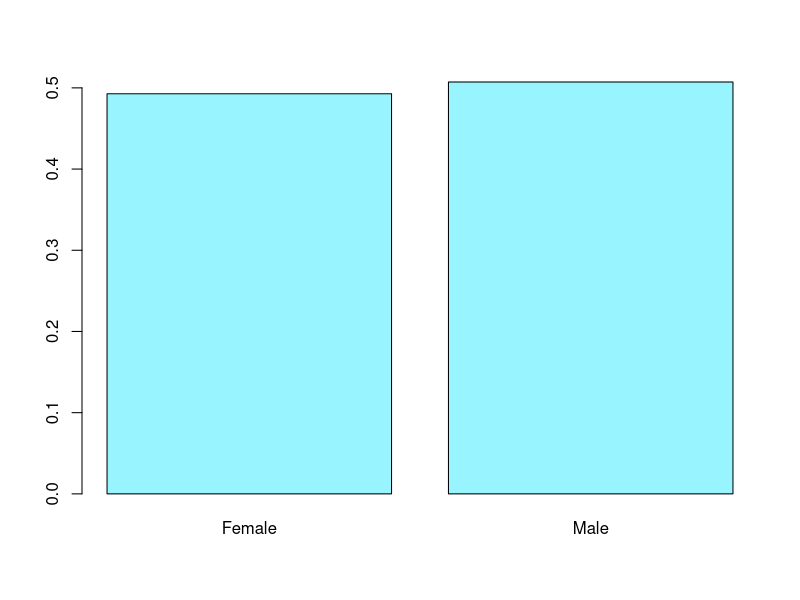
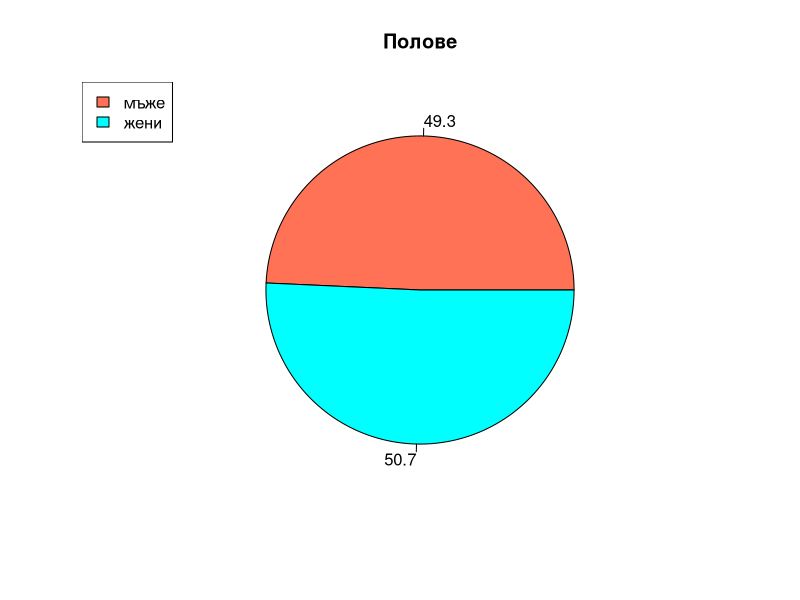
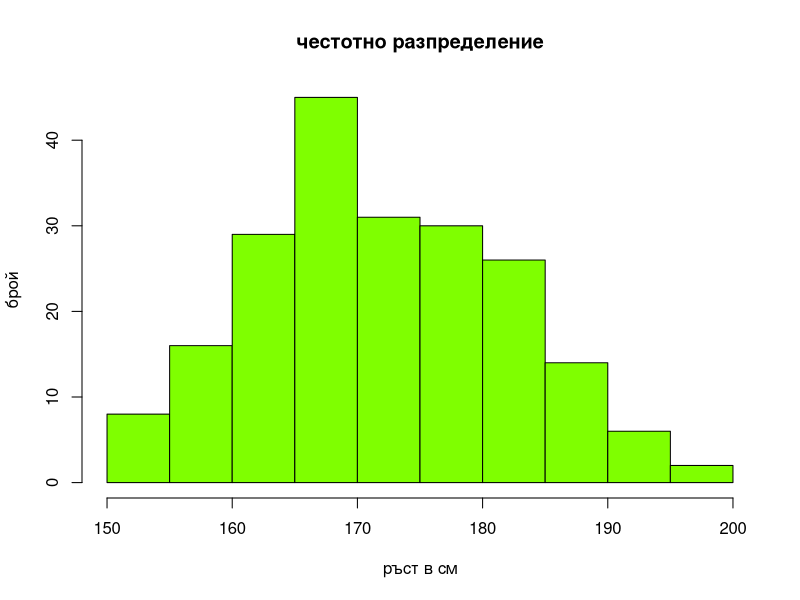
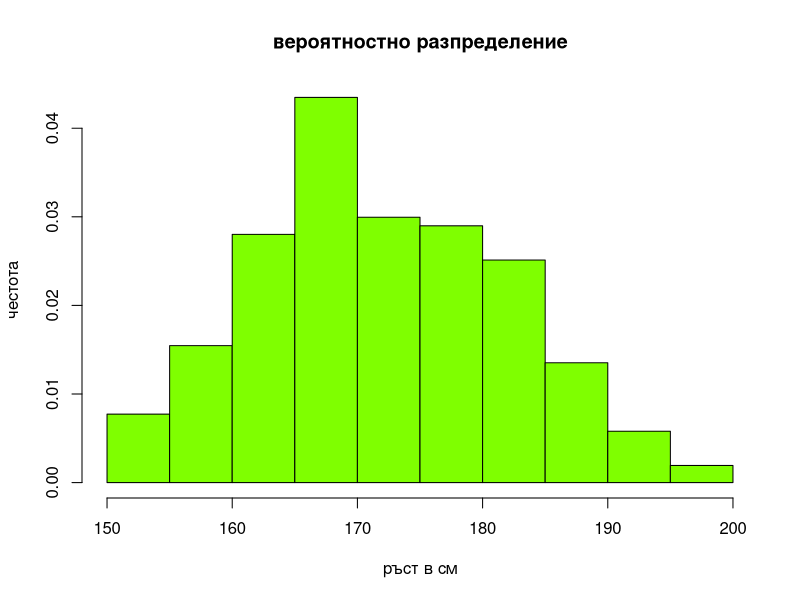
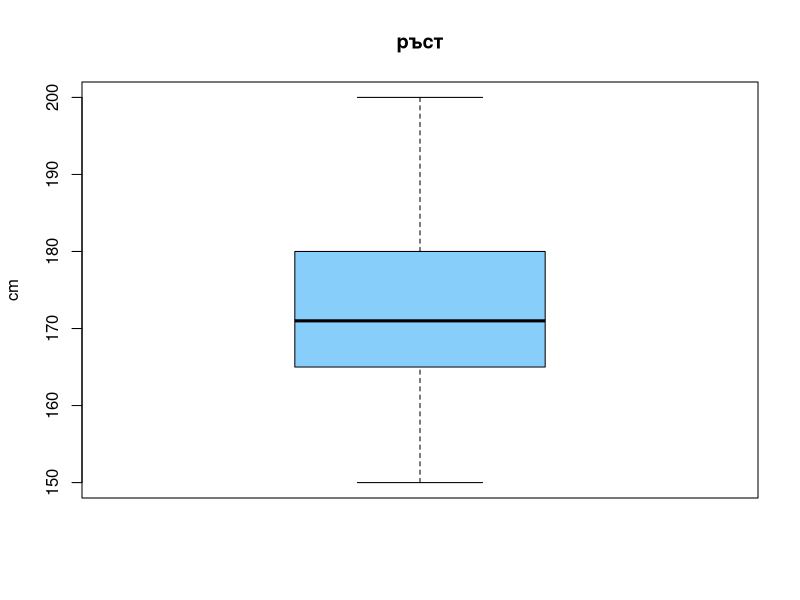
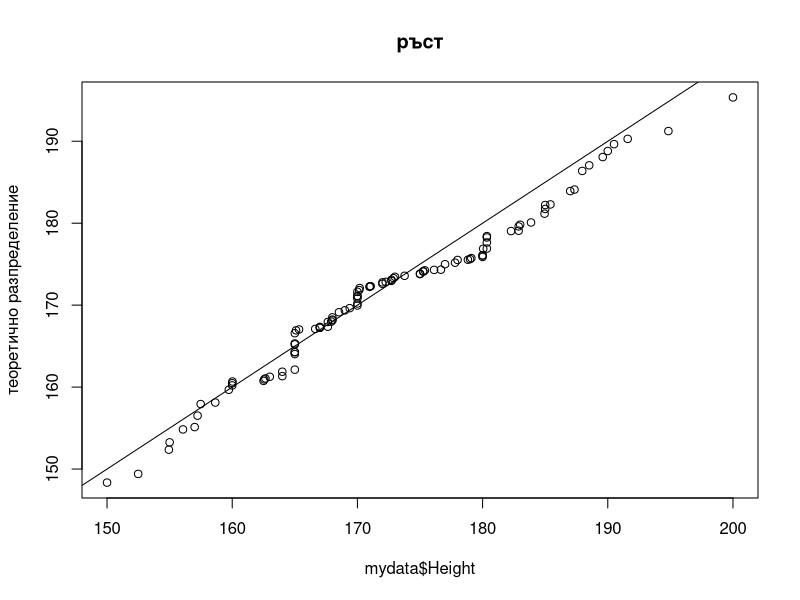
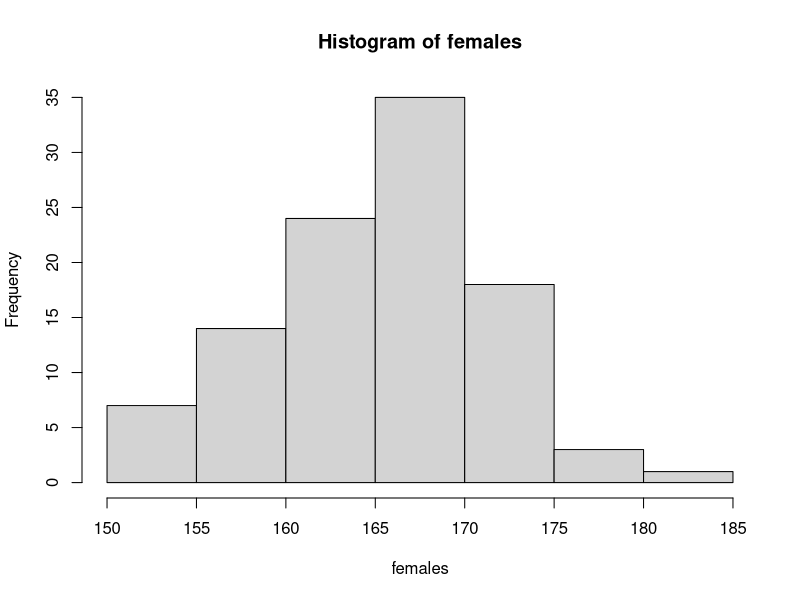
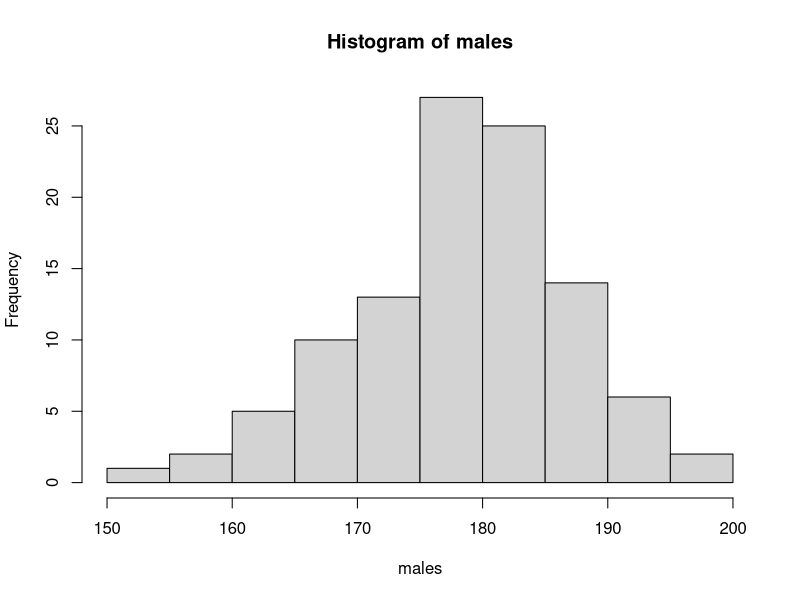

The R script that drew these images, in order: (Note: this script raises an error after producing the figures.)
# TODO 
# 
# 


# all columns in dataframe survey
# Sex, Wr.Hnd, NW.Hnd, W.Hnd, Fold, Pulse, Clap, Exer, Smoke, Height, M.I, Age

# wanted columns
# Sex(cat), Wr.Hnd(num cont), Pulse(num cont), Exer(cat), Smoke(cat), Height(num cont), Age(num cont)
 

# from the package MASS we are using the dataset survey
install.packages("MASS")

library("MASS") # or require("MASS")

# getting the wanted columns and removing NA values
columns_to_keep <- c("Sex", "Wr.Hnd", "Height")
mydata <- survey[columns_to_keep]

mydata <- subset(mydata, !is.na(mydata$Sex) & 
                                        !is.na(mydata$Wr.Hnd) & 
                                        !is.na(mydata$Height))

# to write to csv file
write.csv(mydata, 'D:\\surveyData.csv', row.names = FALSE)

# exercise, age, pulse
survey_observations <- dim(survey)[1]
survey_observations_ <- dim(mydata)[1]


# 0. Анализ на една променлива
    # Sex (категорийна)
        # summary
        summary(mydata$Sex)

        # barplot
        table_sex <- table(mydata$Sex)
        barplot(height = prop.table(table(mydata$Sex)), col = "cadetblue1")

        # piechart
        percents <- round(100*table_sex / sum(table_sex), 1)
        colors <- c("coral1", "cyan1")

        pie(x = table_sex, main = "Полове", labels = percents, col = colors)
        legend(x = "topleft", legend = c("мъже", "жени"), cex = 1, fill = colors)

        # резултатите показват, че разпределението е поравно между момичетата и момчетата

    # Height (числова непрекъсната)
        # summary
        summary(mydata$Height)

        # hist
        hist(mydata$Height, main = "честотно разпределение", xlab = "ръст в см", ylab = "брой", col = "chartreuse1")
        hist(mydata$Height, main = "вероятностно разпределение", xlab = "ръст в см", ylab = "честота",
            col = "chartreuse1", prob = T)

        # boxplot
        boxplot(mydata$Height, main = "ръст", ylab = "cm", col = "lightskyblue")

        # qqplot
        normal_distrib <- rnorm(n = 10^2, mean = mean(mydata$Height), sd = sd(mydata$Height))
        qqplot(mydata$Height, normal_distrib, main = "ръст", ylab = "теоретично разпределение")
        abline(a = 0, b = 1)

        # tests
        alpha <- 0.05

        # for normal distribution
        shapiro.test(mydata$Height)

        females <- mydata$Height[which(mydata$Sex == 'Female')]
        males <- mydata$Height[which(mydata$Sex == 'Male')]

        shapiro.test(females)
        shapiro.test(males)

        t.test(females, males)
        hist(females)
        hist(males)

    # Wr.Hnd (числова непрекъсната)
        # summary
        summary(mydata$Wr.Hnd)
        # hist
        # boxplot
        # qqplot

# 2. Категорийни (обясняващи) VS числови (зависими)

boxplot(mydata$Height ~ mydata$Sex)
boxplot(mydata$Wr.Hnd ~ mydata$Sex)

boxplot(mydata$Pulse ~ mydata$Exer)
boxplot(mydata$Pulse ~ mydata$Smoke)


# 4. Числови (обясняващи) VS числови (зависими)

plot(mydata$Height, mydata$Wr.Hnd)

plot(mydata$Height, mydata$Pulse)
plot(mydata$Age, mydata$Pulse)

##################

# 1. Категорийни (обясняващи) VS категорийни (зависими)
barplot(prop.table(x = table(mydata$Exer, mydata$Sex), margin = 2), legend.text = T)

barplot(prop.table(x = table(survey$Exer, survey$Sex), margin = 2), legend.text = T)
barplot(prop.table(x = table(survey$Sex, survey$Exer), margin = 2), legend.text = T)


# old ideas #######################
# have to remove na
sexes <- survey$Sex
heights <- survey$Height
handWidth <- survey$Wr.Hnd

hist(heights)
mean(heights, na.rm = T)
sd(heights, na.rm = T)

hist(handWidth)
mean(handWidth, na.rm = T)
sd(handWidth, na.rm = T)

students <- data.frame(sexes, heights, handWidth)

t1 <- boxplot(students$heights ~ students$sexes)
t2 <- boxplot(students$handWidth ~ students$sexes)

# ################
# numbered variables
    # pointsPerGame
    # reboundsPerGame
# category variables
    # "guard", "forward", "center"

playerNames <- c("Klay Thompson", "Kyrie Irving", "James Harden", "Kemba Walker",
            "Khris Middleton", "Jimmy Butler", "Gordon Hayward", "Jayson Tatum",
             "Dwight Howard", "Nicola Jokic", "Nikola Vucevic", "Andre Drummond")

pointsPerGame <- c(19.5, 22.4, 24.6, 21.0,
                    15.7, 16.7, 15.2, 15.2,
                    17.2, 16.3, 15.7, 14.3)

reboundsPerGame <- c(3.5, 3.7, 5.2, 3.9, 
                       4.5, 4.9, 4.3, 5.6,
                        12.6, 9.5, 10.2, 13.8)

fieldPositions <- c("guard", "guard", "guard", "guard", 
                    "forward", "forward", "forward", "forward", 
                    "center", "center", "center", "center")

basketball <- data.frame(playerNames, pointsPerGame, reboundsPerGame, fieldPositions)

boxplot(basketball$pointsPerGame[fieldPositions ==  "guard"], 
        basketball$pointsPerGame[fieldPositions == "forward"], 
        basketball$pointsPerGame[fieldPositions == "center"], 
        col = rainbow(3), 
        names = c("guard pts", "forward pts", "forward pts"))

boxplot(basketball$reboundsPerGame[fieldPositions ==  "guard"], 
        basketball$reboundsPerGame[fieldPositions == "forward"], 
        basketball$reboundsPerGame[fieldPositions == "center"], 
        col = rainbow(3), 
        names = c("guard rebs", "forward rebs", "forward rebs"))

hist(x = basketball$pointsPerGame, col = "green", xlab = "ppg")
